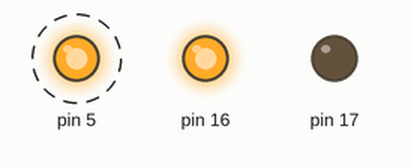
This sketch was run on a simulated Arduino Uno, built with avr-gcc and run on an emulated ATmega328P. Shown: output pins drawn as LEDs (lit = HIGH). Dashed ring = blinking.

Above: at 0.12 s.
Timing chart, 0 to 3.0 s (numbered marks = the images above):
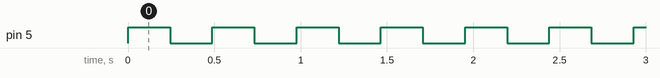

The sketch:

1_card_motor.ino
```cpp
uint8_t del = 500;

void setup() {
  pinMode(5, OUTPUT);
  pinMode(16, OUTPUT);
  pinMode(17, OUTPUT);
  digitalWrite(16, HIGH);
  digitalWrite(17, LOW);
}

void loop() {
  digitalWrite(5, HIGH);
  delay(del);
  digitalWrite(5, LOW);
  delay(del);
}
```

Measured:
- by itself, pin 5: alternates HIGH for 0.24 s and LOW for 0.24 s
